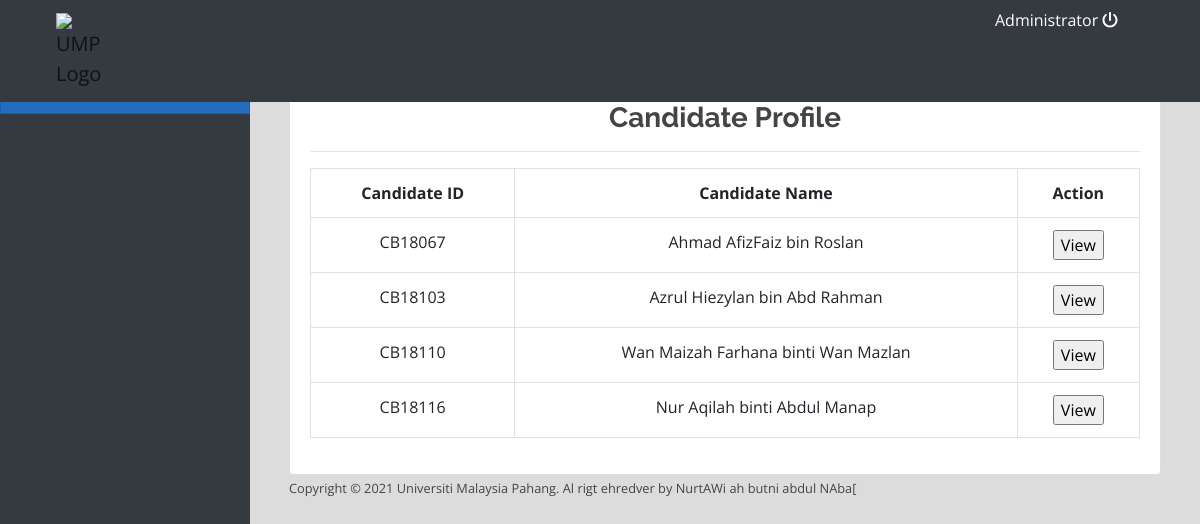
Page /sHomepage.php (signed in) on the committed database.
### tables this page shows
CREATE TABLE `candidates` (
  `cID` varchar(20) NOT NULL,
  `cName` text NOT NULL,
  `cUsername` varchar(20) NOT NULL,
  `cPassword` varchar(20) NOT NULL,
  `cImage` text NOT NULL,
  `Position` text NOT NULL
);

### sHome.php (the view, shortened to what this page needs)
<body>
    <?php include 'topbar.php' ?>
  <?php include 'sNavbar.php' ?>
  </body>
  <div class="row mt-3 ml-3 mr-3">
  <div class="col-lg-12">
  <div class="card">
  <div class="card-body">
  <div class="text-center">
  <h3><b>Candidate Profile</b></h3>
  <hr>
  <table class="table table-bordered table-hover">
  <tr>
  <th>Candidate ID</th>
  <th>Candidate Name</th>
  <th>Action</th>
  </tr>
<?php
$conn = new mysqli("localhost", "root", "", "umpovs");
$sql = "SELECT cImage, cID, cName FROM candidates";
$result = $conn->query($sql);
if (mysqli_num_rows($result) > 0){
  foreach($result as $row){
  ?>
<tr>
    <?php
    foreach($result as $row){
    ?>
  <td><?=$row["cID"]?></td>
  <td><?=$row["cName"]?></td>
  <td><form method="post" action="vHomepage.php?page=vhome"><input type="submit" name="View" value="View"></form></td>
</tr>
  <?php $count=$count+1;
    }
    ?>
    </table>
  <?php
    } }
else {
    echo "0 results";
}
?>
</div>
</div>
</div>
<footer>
<small>Copyright © 2021 Universiti Malaysia Pahang. Al rigt ehredver by NurtAWi ah butni  abdul NAba[
</small>
</footer>

### assets/css/style.css (style rules this page uses)
body { font-family: "Open Sans", sans-serif; color: #444444; width: 100%; height: calc(100%); }
h1, h2, h3, h4, h5, h6 { font-family: "Raleway", sans-serif; }

### sHomepage.php (style rules this page uses)
body { background: #80808045; }
table th,td { margin-left:auto; margin-right:auto; }

### sHome.php (style rules this page uses)
table th,td { margin-left:auto; margin-right:auto; }

### rows in the picture
candidates: cID "CB18067", cName "Ahmad AfizFaiz bin Roslan"
candidates: cID "CB18103", cName "Azrul Hiezylan bin Abd Rahman"
candidates: cID "CB18110", cName "Wan Maizah Farhana binti Wan Mazlan"
candidates: cID "CB18116", cName "Nur Aqilah binti Abdul Manap"

### other values in the picture
$_SESSION['login_name'] "Administrator"
